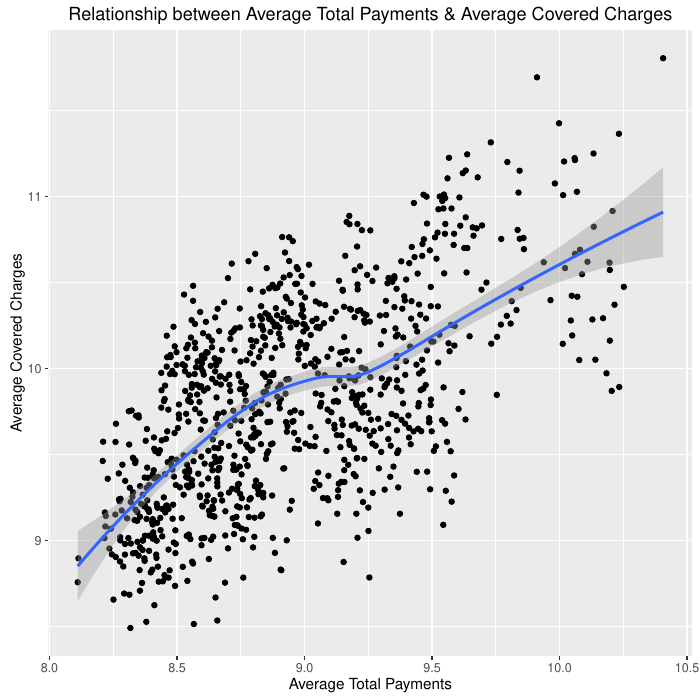

Reproduce this figure in R.
library(ggplot2)

##Read file
data <- read.csv("payments.csv")
##Filter NY data
NewYork <- data[grep("NY", data$Provider.State, ignore.case = TRUE),]


pdf(file = "plot1.pdf")
##Plotting the information
ggplot(NewYork, aes(log(Average.Total.Payments), log(Average.Covered.Charges))) + geom_point() + stat_smooth() + xlab("Average Total Payments") + ylab("Average Covered Charges") + ggtitle("Relationship between Average Total Payments & Average Covered Charges")
dev.off()
